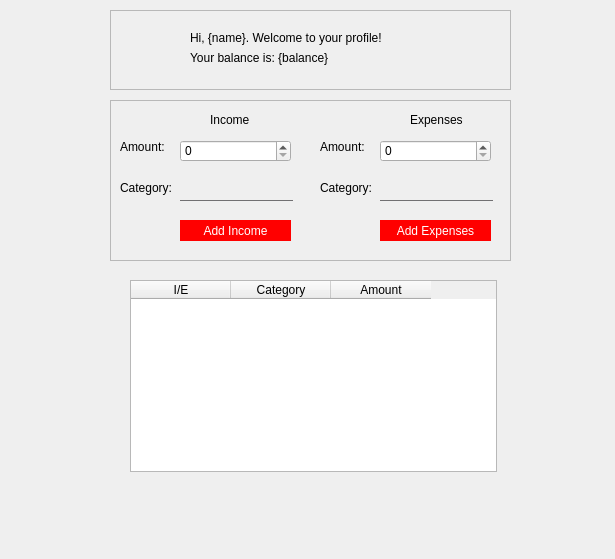
<?xml version="1.0" encoding="UTF-8"?>
<ui version="4.0">
 <class>MainWindow</class>
 <widget class="QWidget" name="MainWindow">
  <property name="geometry">
   <rect>
    <x>0</x>
    <y>0</y>
    <width>615</width>
    <height>559</height>
   </rect>
  </property>
  <property name="windowTitle">
   <string>MainWindow</string>
  </property>
  <property name="styleSheet">
   <string notr="true">* {
	font-family: arial;
	font-size: 12px;
}

QPushButton {
	color :white;
	background: red;
	border-radius: 25px;
}

QPushButton:hover {
	background: green;
	color: red;
}

QToolButton {
	background: red;
	border-radius: 25px;
}

QLineEdit {
	background: transparent;
	border: none;
	color: #717072;
	border-bottom: 1px solid #717072;
}</string>
  </property>
  <widget class="QStackedWidget" name="stackedWidget">
   <property name="geometry">
    <rect>
     <x>0</x>
     <y>0</y>
     <width>621</width>
     <height>482</height>
    </rect>
   </property>
   <widget class="QWidget" name="page1" native="true">
    <widget class="QTableWidget" name="tableWidget">
     <property name="geometry">
      <rect>
       <x>130</x>
       <y>280</y>
       <width>367</width>
       <height>192</height>
      </rect>
     </property>
     <column>
      <property name="text">
       <string>I/E</string>
      </property>
     </column>
     <column>
      <property name="text">
       <string>Category</string>
      </property>
     </column>
     <column>
      <property name="text">
       <string>Amount</string>
      </property>
     </column>
    </widget>
    <widget class="QFrame" name="frame">
     <property name="geometry">
      <rect>
       <x>110</x>
       <y>100</y>
       <width>401</width>
       <height>161</height>
      </rect>
     </property>
     <property name="frameShape">
      <enum>QFrame::StyledPanel</enum>
     </property>
     <property name="frameShadow">
      <enum>QFrame::Raised</enum>
     </property>
     <widget class="QLabel" name="label_9">
      <property name="geometry">
       <rect>
        <x>210</x>
        <y>80</y>
        <width>81</width>
        <height>16</height>
       </rect>
      </property>
      <property name="text">
       <string>Category:</string>
      </property>
     </widget>
     <widget class="QPushButton" name="pushButton_2">
      <property name="geometry">
       <rect>
        <x>270</x>
        <y>120</y>
        <width>111</width>
        <height>21</height>
       </rect>
      </property>
      <property name="text">
       <string>Add Expenses</string>
      </property>
     </widget>
     <widget class="QLabel" name="label_3">
      <property name="geometry">
       <rect>
        <x>100</x>
        <y>10</y>
        <width>61</width>
        <height>20</height>
       </rect>
      </property>
      <property name="text">
       <string>Income</string>
      </property>
     </widget>
     <widget class="QLineEdit" name="lineEdit_2">
      <property name="geometry">
       <rect>
        <x>70</x>
        <y>80</y>
        <width>113</width>
        <height>21</height>
       </rect>
      </property>
     </widget>
     <widget class="QPushButton" name="pushButton">
      <property name="geometry">
       <rect>
        <x>70</x>
        <y>120</y>
        <width>111</width>
        <height>21</height>
       </rect>
      </property>
      <property name="text">
       <string>Add Income</string>
      </property>
     </widget>
     <widget class="QLabel" name="label_8">
      <property name="geometry">
       <rect>
        <x>210</x>
        <y>40</y>
        <width>47</width>
        <height>13</height>
       </rect>
      </property>
      <property name="text">
       <string>Amount:</string>
      </property>
     </widget>
     <widget class="QLabel" name="label_5">
      <property name="geometry">
       <rect>
        <x>10</x>
        <y>40</y>
        <width>47</width>
        <height>13</height>
       </rect>
      </property>
      <property name="text">
       <string>Amount:</string>
      </property>
     </widget>
     <widget class="QLabel" name="label_6">
      <property name="geometry">
       <rect>
        <x>10</x>
        <y>80</y>
        <width>81</width>
        <height>16</height>
       </rect>
      </property>
      <property name="text">
       <string>Category:</string>
      </property>
     </widget>
     <widget class="QLineEdit" name="lineEdit_3">
      <property name="geometry">
       <rect>
        <x>270</x>
        <y>80</y>
        <width>113</width>
        <height>21</height>
       </rect>
      </property>
     </widget>
     <widget class="QLabel" name="label_7">
      <property name="geometry">
       <rect>
        <x>300</x>
        <y>10</y>
        <width>61</width>
        <height>20</height>
       </rect>
      </property>
      <property name="text">
       <string>Expenses</string>
      </property>
     </widget>
     <widget class="QSpinBox" name="spinBox">
      <property name="geometry">
       <rect>
        <x>270</x>
        <y>40</y>
        <width>111</width>
        <height>22</height>
       </rect>
      </property>
     </widget>
     <widget class="QSpinBox" name="spinBox_2">
      <property name="geometry">
       <rect>
        <x>70</x>
        <y>40</y>
        <width>111</width>
        <height>22</height>
       </rect>
      </property>
     </widget>
    </widget>
    <widget class="QFrame" name="frame_2">
     <property name="geometry">
      <rect>
       <x>110</x>
       <y>10</y>
       <width>401</width>
       <height>80</height>
      </rect>
     </property>
     <property name="frameShape">
      <enum>QFrame::StyledPanel</enum>
     </property>
     <property name="frameShadow">
      <enum>QFrame::Raised</enum>
     </property>
     <widget class="QLabel" name="label_2">
      <property name="geometry">
       <rect>
        <x>80</x>
        <y>20</y>
        <width>251</width>
        <height>16</height>
       </rect>
      </property>
      <property name="text">
       <string>Hi, {name}. Welcome to your profile!</string>
      </property>
     </widget>
     <widget class="QLabel" name="label">
      <property name="geometry">
       <rect>
        <x>80</x>
        <y>40</y>
        <width>151</width>
        <height>16</height>
       </rect>
      </property>
      <property name="text">
       <string>Your balance is: {balance}</string>
      </property>
     </widget>
    </widget>
   </widget>
  </widget>
 </widget>
 <resources/>
 <connections/>
</ui>
